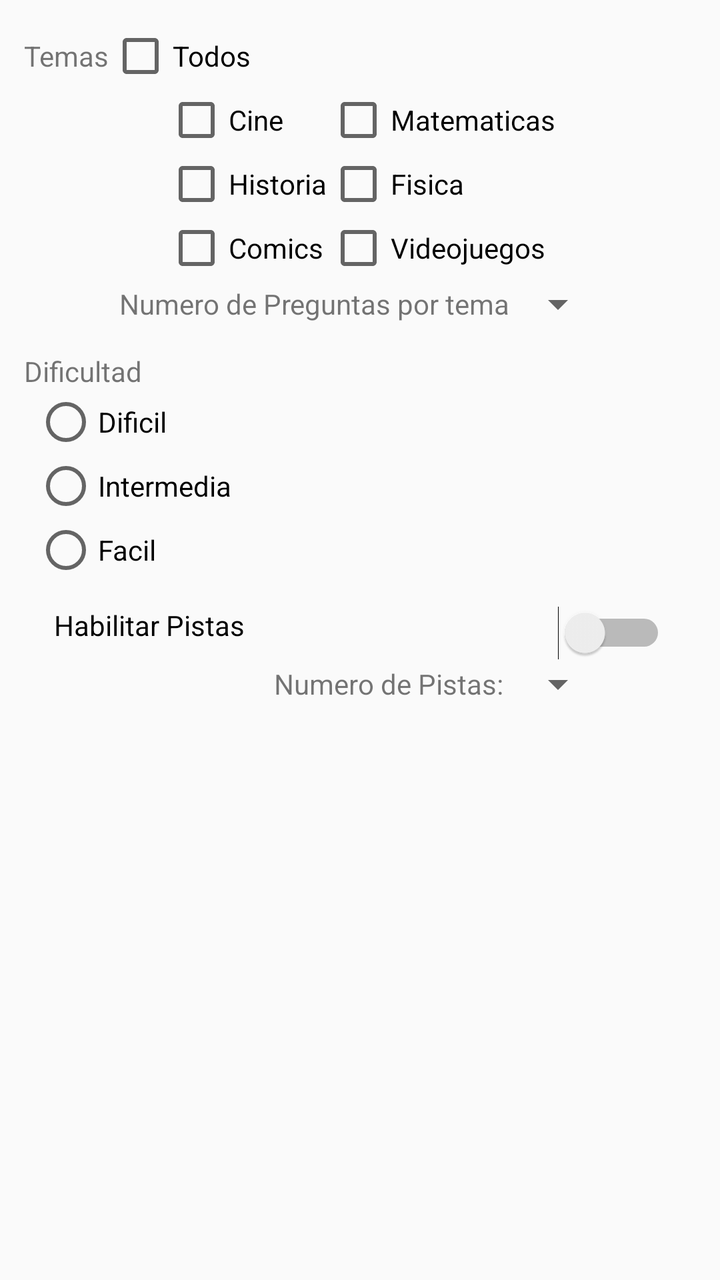
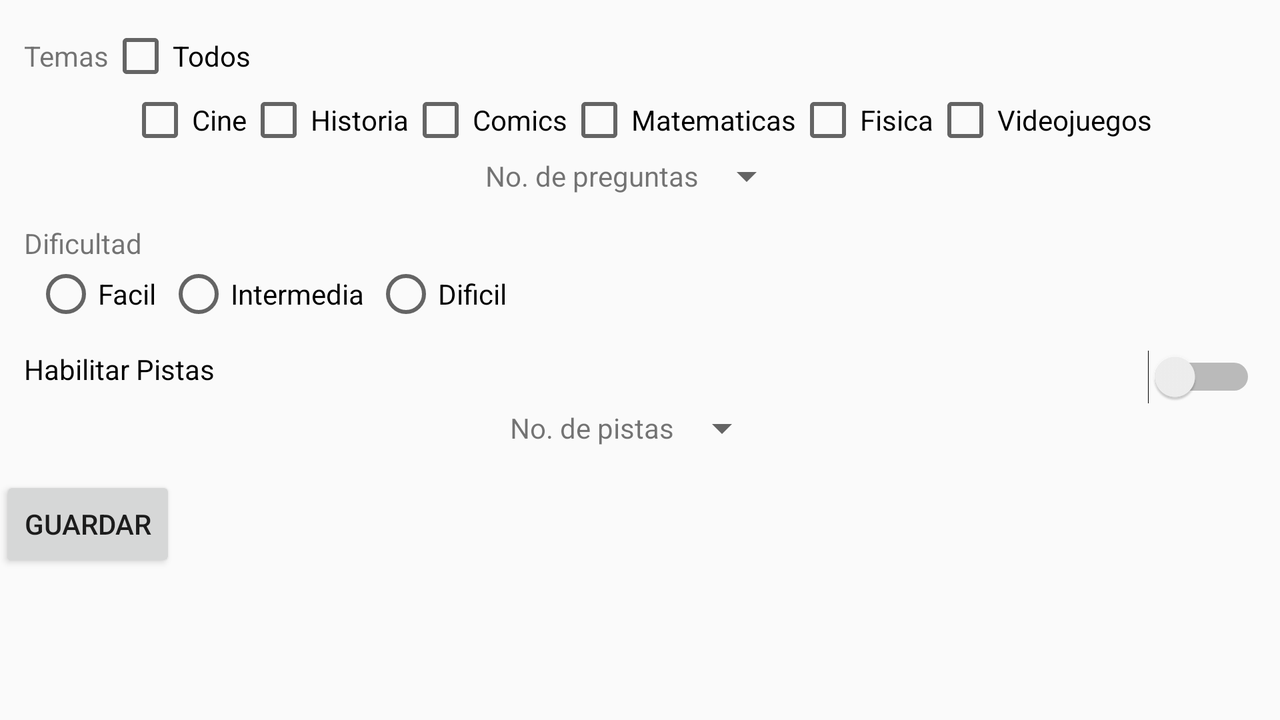

The same Android screen from two of the app's own layout files: first res/layout/ as a phone draws it, then the author's variant for another configuration, drawn on a device whose configuration selects that folder. Both files follow.
<!-- AndroidManifest.xml: application theme ModeloStyleDark -->
<!-- res/layout/activity_opciones2.xml -->
<?xml version="1.0" encoding="utf-8"?>
<LinearLayout xmlns:android="http://schemas.android.com/apk/res/android"
    xmlns:app="http://schemas.android.com/apk/res-auto"
    xmlns:tools="http://schemas.android.com/tools"
    android:layout_width="match_parent"
    android:layout_height="match_parent"
    android:orientation="vertical"
    tools:context=".Views.Opciones2">

    <LinearLayout
        android:layout_width="match_parent"
        android:layout_height="wrap_content"
        android:layout_margin="12dp"
        android:orientation="vertical">

        <LinearLayout
            android:layout_width="wrap_content"
            android:layout_height="wrap_content"
            android:layout_gravity="start"
            android:gravity="start">

            <TextView
                android:layout_width="wrap_content"
                android:layout_height="wrap_content"
                android:layout_gravity="center"
                android:text="Temas"></TextView>

            <CheckBox
                android:id="@+id/todos_check"
                android:layout_width="wrap_content"
                android:layout_height="wrap_content"
                android:layout_gravity="center"
                android:text="Todos " />

        </LinearLayout>


        <LinearLayout
            android:layout_width="match_parent"
            android:layout_height="wrap_content"
            android:gravity="center"
            android:orientation="horizontal">

            <LinearLayout

                android:layout_width="wrap_content"
                android:layout_height="wrap_content"
                android:gravity="start"
                android:orientation="vertical"
                android:textAlignment="textStart">

                <CheckBox
                    android:id="@+id/cine_check"
                    android:layout_width="wrap_content"
                    android:layout_height="wrap_content"
                    android:text="Cine" />

                <CheckBox
                    android:id="@+id/historia_check"
                    android:layout_width="wrap_content"
                    android:layout_height="wrap_content"
                    android:text="Historia" />

                <CheckBox
                    android:id="@+id/na1_check"
                    android:layout_width="wrap_content"
                    android:layout_height="wrap_content"
                    android:text="Comics" />

            </LinearLayout>

            <LinearLayout
                android:layout_width="wrap_content"
                android:layout_height="wrap_content"
                android:gravity="start"
                android:orientation="vertical"
                android:textAlignment="textStart">

                <CheckBox
                    android:id="@+id/matematicas_check"
                    android:layout_width="wrap_content"
                    android:layout_height="wrap_content"
                    android:text="Matematicas" />

                <CheckBox
                    android:id="@+id/fisica_check"
                    android:layout_width="wrap_content"
                    android:layout_height="wrap_content"
                    android:text="Fisica" />

                <CheckBox
                    android:id="@+id/na2_check"
                    android:layout_width="wrap_content"
                    android:layout_height="wrap_content"
                    android:text="Videojuegos" />

            </LinearLayout>

        </LinearLayout>

        <LinearLayout
            android:layout_width="match_parent"
            android:layout_height="wrap_content"
            android:gravity="center_vertical|end"
            android:orientation="horizontal">

            <TextView
                android:id="@+id/num_quest_text"
                android:layout_width="wrap_content"
                android:layout_height="wrap_content"
                android:layout_gravity="center_vertical"
                android:text="Numero de Preguntas por tema" />

            <Spinner
                android:id="@+id/numbers_quest_spinner"
                android:layout_width="wrap_content"
                android:layout_height="wrap_content"
                android:layout_marginEnd="45dp"
                android:spinnerMode="dialog"
                android:layout_marginRight="45dp" />

        </LinearLayout>
    </LinearLayout>

    <LinearLayout
        android:layout_width="match_parent"
        android:layout_height="wrap_content"
        android:layout_marginStart="12dp"
        android:layout_marginEnd="12dp"
        android:orientation="vertical">

        <TextView
            android:layout_width="wrap_content"
            android:layout_height="wrap_content"
            android:layout_gravity="start"
            android:text="Dificultad" />

        <RadioGroup
            android:id="@+id/radio_group_dificultad"
            android:layout_width="wrap_content"
            android:layout_height="wrap_content">

            <RadioButton
                android:id="@+id/alta_radio"
                android:layout_width="match_parent"
                android:layout_height="wrap_content"
                android:layout_marginStart="5dp"
                android:onClick="onRadioButtonClick"
                android:text="Dificil"
                android:layout_marginLeft="5dp" />

            <RadioButton
                android:id="@+id/media_radio"
                android:layout_width="match_parent"
                android:layout_height="wrap_content"
                android:layout_marginStart="5dp"
                android:onClick="onRadioButtonClick"
                android:text="Intermedia"
                android:layout_marginLeft="5dp" />

            <RadioButton
                android:id="@+id/baja_radio"
                android:layout_width="match_parent"
                android:layout_height="wrap_content"
                android:layout_marginStart="5dp"
                android:onClick="onRadioButtonClick"
                android:text="Facil"
                android:layout_marginLeft="5dp" />

        </RadioGroup>

    </LinearLayout>

    <LinearLayout
        android:layout_width="match_parent"
        android:layout_height="wrap_content"
        android:layout_margin="12dp"
        android:gravity="center_vertical"
        android:orientation="vertical">

        <Switch
            android:id="@+id/pistas_switch"
            android:layout_width="match_parent"
            android:layout_height="wrap_content"
            android:layout_marginStart="15dp"
            android:layout_marginEnd="15dp"
            android:text="Habilitar Pistas"
            android:textAlignment="textStart"
            android:gravity="start" />

        <LinearLayout
            android:layout_width="match_parent"
            android:layout_height="wrap_content"
            android:gravity="center_vertical|end"
            android:orientation="horizontal">

            <TextView
                android:id="@+id/textView"
                android:layout_width="wrap_content"
                android:layout_height="wrap_content"
                android:layout_gravity="center_vertical"
                android:text="Numero de Pistas: " />

            <Spinner
                android:id="@+id/numbers_cheat_no_spinner"
                android:layout_width="wrap_content"
                android:layout_height="wrap_content"
                android:layout_marginEnd="45dp"
                android:spinnerMode="dialog"
                android:layout_marginRight="45dp" />

        </LinearLayout>
    </LinearLayout>

</LinearLayout>
<!-- resources referenced by this layout -->
<resources>
  <style name="ModeloStyleDark" parent="Theme.AppCompat.Light.NoActionBar">
          <item name="colorPrimary">@color/colorPrimaryDark</item>
          <item name="colorPrimaryDark">@color/colorPrimary</item>
          <item name="colorAccent">@color/colorAccent</item>
          <item name="colorControlActivated">@color/DarkButton</item>
      </style>
  <color name="colorPrimaryDark">#003157</color>
  <color name="colorPrimary">#098CFF</color>
  <color name="colorAccent">#616161</color>
  <color name="DarkButton">#05253C</color>
</resources>
<!-- res/layout-land/activity_opciones2.xml (the author's variant of the layout above) -->
<!-- drawn on the phone turned sideways -->
<?xml version="1.0" encoding="utf-8"?>
<LinearLayout xmlns:android="http://schemas.android.com/apk/res/android"
    xmlns:tools="http://schemas.android.com/tools"
    android:layout_width="match_parent"
    android:layout_height="match_parent"
    android:orientation="vertical"
    tools:context=".Views.Opciones2">

    <LinearLayout
        android:layout_width="match_parent"
        android:layout_height="wrap_content"
        android:layout_marginStart="12dp"
        android:layout_marginTop="12dp"
        android:layout_marginEnd="12dp"
        android:orientation="vertical">

        <LinearLayout
            android:layout_width="wrap_content"
            android:layout_height="wrap_content">

            <TextView
                android:layout_width="wrap_content"
                android:layout_height="wrap_content"
                android:text="Temas"></TextView>

            <CheckBox
                android:id="@+id/todos_check"
                android:layout_width="wrap_content"
                android:layout_height="wrap_content"
                android:text="Todos" />

        </LinearLayout>

        <LinearLayout
            android:layout_width="match_parent"
            android:layout_height="wrap_content">

            <LinearLayout

                android:layout_width="match_parent"
                android:layout_height="wrap_content"
                android:gravity="center">

                <CheckBox
                    android:id="@+id/cine_check"
                    android:layout_width="wrap_content"
                    android:layout_height="wrap_content"
                    android:text="Cine" />

                <CheckBox
                    android:id="@+id/historia_check"
                    android:layout_width="wrap_content"
                    android:layout_height="wrap_content"
                    android:text="Historia" />

                <CheckBox
                    android:id="@+id/na1_check"
                    android:layout_width="wrap_content"
                    android:layout_height="wrap_content"
                    android:text="Comics" />

                <CheckBox
                    android:id="@+id/matematicas_check"
                    android:layout_width="wrap_content"
                    android:layout_height="wrap_content"
                    android:text="Matematicas" />

                <CheckBox
                    android:id="@+id/fisica_check"
                    android:layout_width="wrap_content"
                    android:layout_height="wrap_content"
                    android:text="Fisica" />

                <CheckBox
                    android:id="@+id/na2_check"
                    android:layout_width="wrap_content"
                    android:layout_height="wrap_content"
                    android:text="Videojuegos" />

            </LinearLayout>
        </LinearLayout>

        <LinearLayout
            android:layout_width="match_parent"
            android:layout_height="wrap_content"
            android:gravity="center">

            <TextView

                android:layout_width="wrap_content"
                android:layout_height="wrap_content"

                android:text="No. de preguntas" />

            <Spinner
                android:id="@+id/numbers_quest_spinner"
                android:layout_width="wrap_content"

                android:layout_height="wrap_content"
                android:spinnerMode="dialog" />

        </LinearLayout>


    </LinearLayout>

    <LinearLayout
        android:layout_width="match_parent"
        android:layout_height="wrap_content"
        android:layout_margin="12dp"
        android:orientation="vertical">

        <TextView
            android:layout_width="wrap_content"
            android:layout_height="wrap_content"
            android:text="Dificultad" />

        <RadioGroup
            android:id="@+id/radio_group_dificultad"
            android:layout_width="wrap_content"
            android:layout_height="wrap_content"
            android:orientation="horizontal">

            <RadioButton
                android:id="@+id/baja_radio"
                android:layout_width="wrap_content"
                android:layout_height="wrap_content"
                android:layout_marginStart="5dp"
                android:onClick="onRadioButtonClick"
                android:text="Facil"
                android:layout_marginLeft="5dp" />

            <RadioButton
                android:id="@+id/media_radio"
                android:layout_width="wrap_content"
                android:layout_height="wrap_content"
                android:layout_marginStart="5dp"
                android:onClick="onRadioButtonClick"
                android:text="Intermedia"
                android:layout_marginLeft="5dp" />

            <RadioButton
                android:id="@+id/alta_radio"
                android:layout_width="wrap_content"
                android:layout_height="wrap_content"
                android:layout_marginStart="5dp"
                android:onClick="onRadioButtonClick"
                android:text="Dificil"
                android:layout_marginLeft="5dp" />

        </RadioGroup>

    </LinearLayout>

    <LinearLayout
        android:layout_width="match_parent"
        android:layout_height="wrap_content"
        android:layout_marginStart="12dp"
        android:layout_marginEnd="12dp"
        android:layout_marginBottom="12dp"
        android:gravity="center_horizontal"
        android:orientation="vertical">


        <Switch
            android:id="@+id/pistas_switch"
            android:layout_width="match_parent"
            android:layout_height="wrap_content"

            android:text="Habilitar Pistas"
            android:textAlignment="viewStart"
            android:gravity="start" />

        <LinearLayout
            android:layout_width="match_parent"
            android:layout_height="wrap_content"
            android:gravity="center">

            <TextView
                android:layout_width="wrap_content"
                android:layout_height="wrap_content"
                android:text="No. de pistas" />

            <Spinner
                android:id="@+id/numbers_cheat_no_spinner"
                android:layout_width="wrap_content"

                android:layout_height="wrap_content"
                android:spinnerMode="dialog" />

        </LinearLayout>


    </LinearLayout>
    <Button
        android:id="@+id/guardar_button"
        android:text="Guardar"
        android:layout_width="wrap_content"
        android:layout_height="wrap_content">

    </Button>

</LinearLayout>
